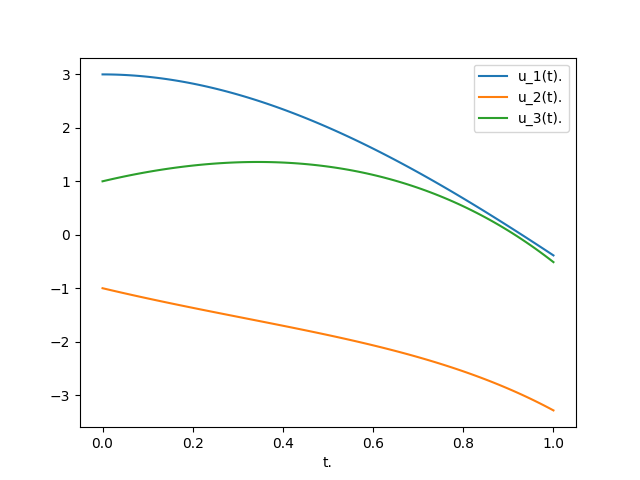

Write Python code to recreate this figure.
import numpy as np
import matplotlib.pyplot as plt 

t=np.linspace(0,1,100)
h=t[1]-t[0] 

u=np.zeros([len(t),3])
u[0]=[3,-1,1]

def f(t,u):
  du1=u[0]+2*u[1]-2*u[2]+np.exp(-t) 
  du2=u[1]+u[2]-2*np.exp(-t)
  du3=u[0]+2*u[1]+np.exp(-t)
  return np.array([du1,du2,du3])

for j in range(len(t)-1):
  k1=h*f(t[j],u[j])
  k2=h*f(t[j]+h/2,u[j]+k1/2)
  k3=h*f(t[j]+h/2,u[j]+k2/2)
  k4=h*f(t[j]+h,u[j]+k3) 
  u[j+1]=u[j]+(k1+2*k2+2*k3+k4)/6

plt.plot(t,u[:,0],label='u_1(t).')
plt.plot(t,u[:,1],label='u_2(t).')
plt.plot(t,u[:,2],label='u_3(t).')
plt.xlabel('t.')

plt.legend()
plt.show() 
